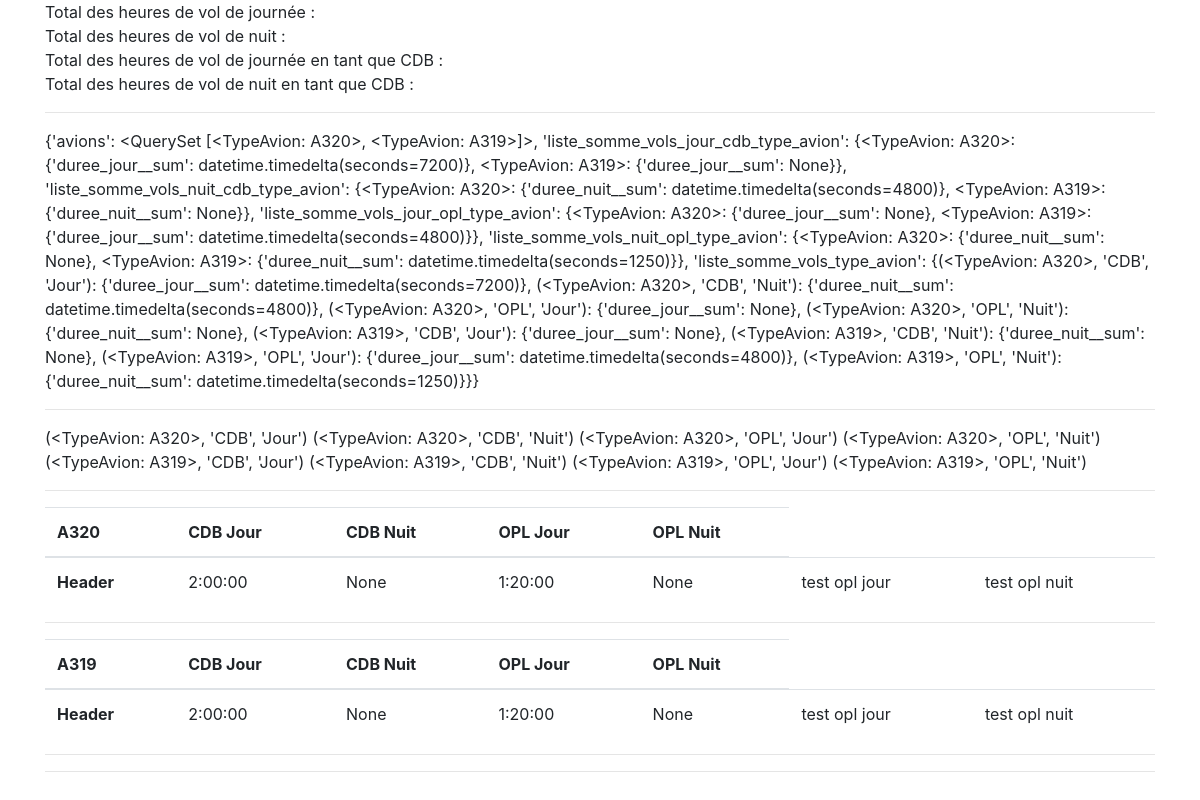
The page /vol/somme on the database as committed earlier.
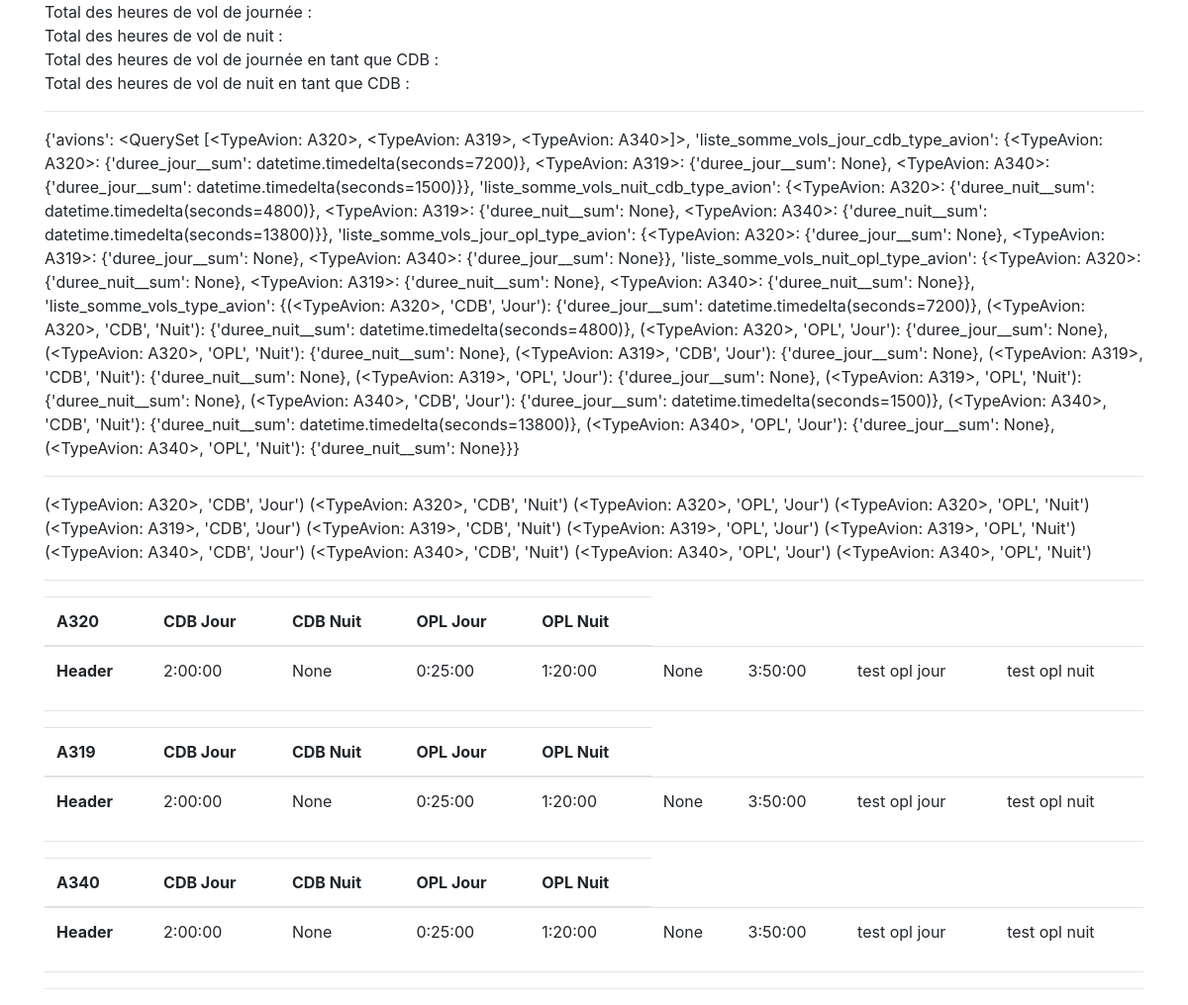
The same page on the database as committed later.
### vol/models.py (models this page shows)
class TypeAvion(models.Model):
    NOMBRE_MOTEURS = (
        ('1','Monomoteur'),
        ('2','Multimoteurs'),
    )
    type_avion = models.CharField(
        verbose_name = 'Type d\'avion',
        max_length  = 255,
    )
    nb_moteurs = models.CharField(
        choices = NOMBRE_MOTEURS,
        max_length = 25,
        verbose_name = 'Nombre de moteurs',
       )
    def __str__(self):
        return self.type_avion

### vol/views.py (the view)
def somme(request):
    avions = TypeAvion.objects.all()
    liste_somme_vols_jour_cdb_type_avion = {}
    liste_somme_vols_nuit_cdb_type_avion = {}
    liste_somme_vols_jour_opl_type_avion = {}
    liste_somme_vols_nuit_opl_type_avion = {}
    liste_somme_vols_type_avion = {}
    for modele_avion in avions:
        somme_vols_jour_cdb = Vol.objects.filter(poste="CDB", immatriculation__type_avion__type_avion=modele_avion).aggregate(Sum('duree_jour'))
        somme_vols_nuit_cdb = Vol.objects.filter(poste="CDB", immatriculation__type_avion__type_avion=modele_avion).aggregate(Sum('duree_nuit'))
        somme_vols_jour_opl = Vol.objects.filter(poste="OPL", immatriculation__type_avion__type_avion=modele_avion).aggregate(Sum('duree_jour'))
        somme_vols_nuit_opl = Vol.objects.filter(poste="OPL", immatriculation__type_avion__type_avion=modele_avion).aggregate(Sum('duree_nuit'))
        liste_somme_vols_jour_cdb_type_avion[modele_avion] = somme_vols_jour_cdb
        liste_somme_vols_nuit_cdb_type_avion[modele_avion] = somme_vols_nuit_cdb
        liste_somme_vols_jour_opl_type_avion[modele_avion] = somme_vols_jour_opl
        liste_somme_vols_nuit_opl_type_avion[modele_avion] = somme_vols_nuit_opl
        liste_somme_vols_type_avion[(modele_avion,"CDB","Jour")] = somme_vols_jour_cdb
        liste_somme_vols_type_avion[(modele_avion,"CDB","Nuit")] = somme_vols_nuit_cdb
        liste_somme_vols_type_avion[(modele_avion,"OPL","Jour")] = somme_vols_jour_opl
        liste_somme_vols_type_avion[(modele_avion,"OPL","Nuit")] = somme_vols_nuit_opl
    data = {
        'avions':avions,
        'liste_somme_vols_jour_cdb_type_avion': liste_somme_vols_jour_cdb_type_avion,
        'liste_somme_vols_nuit_cdb_type_avion': liste_somme_vols_nuit_cdb_type_avion,
        'liste_somme_vols_jour_opl_type_avion': liste_somme_vols_jour_opl_type_avion,
        'liste_somme_vols_nuit_opl_type_avion': liste_somme_vols_nuit_opl_type_avion,
        'liste_somme_vols_type_avion': liste_somme_vols_type_avion,
    }
    return render(request, 'vol/somme.html', {'data': data})

### vol/templates/vol/somme.html (shortened to what this page needs)
<!doctype html>
<html>
    <head>
        <link rel="stylesheet" href="https://stackpath.bootstrapcdn.com/bootstrap/4.1.3/css/bootstrap.min.css">
        <link rel="stylesheet" href="https://use.fontawesome.com/releases/v5.6.1/css/all.css">
    </head>
    <body>
    <div class="container">
        Total des heures de vol de journée : {{ data.somme_vols_jours.duree_jour__sum }}<br>
        Total des heures de vol de nuit : {{ data.somme_vols_nuit.duree_nuit__sum }}<br>
        Total des heures de vol de journée en tant que CDB : {{ data.somme_vols_jour_cdb.duree_jour__sum }}<br>
        Total des heures de vol de nuit en tant que CDB : {{ data.somme_vols_nuit_cdb.duree_nuit__sum }}<br>
        <hr>
        {{ data }}
        <hr>
        {% for liste in data.liste_somme_vols_type_avion %}
            {{ liste }}
        {% endfor %}
        <hr>
        {% for liste in data.avions %}
            <table class="table">
                <thead>
                    <tr>
                        <th>{{ liste }}</th>
                        <th>CDB Jour</th>
                        <th>CDB Nuit</th>
                        <th>OPL Jour</th>
                        <th>OPL Nuit</th>
                    </tr>
                </thead>
                <tbody>
                    <tr>
                        <th>Header</th>
                        {% for key, values in data.liste_somme_vols_jour_cdb_type_avion.items %}
                        <td>{{ values.duree_jour__sum }}</td>
                        {% endfor %}
                        {% for key, values in data.liste_somme_vols_nuit_cdb_type_avion.items %}
                        <td>{{ values.duree_nuit__sum }}</td>
                        {% endfor %}
                        <td>test opl jour</td>
                        <td>test opl nuit</td>
                    </tr>
                </tbody>
            </table>
            <hr>
        {% endfor %}
        <hr>
    </div>
    </body>
</html>

Rows that differ between the two databases and show on the page:
computed for TypeAvion "(<TypeAvion: A320>, 'CDB', 'Jour')": type_avion.type_avion "…<QuerySet [<TypeAvion: A320>, <TypeAvion: A319>]>, 'liste_somme_vols_jour_cdb_type_avion': {<TypeAvion: A320>: {'duree_jour__sum': datetime.timedelta(seconds=7200)}, <TypeAvion: A319>: {'duree_jour__sum': None}}, 'liste_somme_vols_nuit_cdb_type_avion': {<TypeAvion: A320>: {'duree_nuit__sum': datetime.timedelta(seconds=4800)}, <TypeAvion: A319>: {'duree_nuit__sum': None}}, 'liste_somme_vols_jour_opl_type_avion': {<TypeAvion: A320>: {'duree_jour__sum': None}, <TypeAvion: A319>: {'duree_jour__sum': datetime.timedelta(seconds=4800)}}, 'liste_somme_vols_nuit_opl_type_avion': {<TypeAvion: A320>: {'duree_nuit__sum': None}, <TypeAvion: A319>: {'duree_nuit__sum': datetime.timedelta(seconds=1250)}},…" → "…<QuerySet [<TypeAvion: A320>, <TypeAvion: A319>, <TypeAvion: A340>]>, 'liste_somme_vols_jour_cdb_type_avion': {<TypeAvion: A320>: {'duree_jour__sum': datetime.timedelta(seconds=7200)}, <TypeAvion: A319>: {'duree_jour__sum': None}, <TypeAvion: A340>: {'duree_jour__sum': datetime.timedelta(seconds=1500)}}, 'liste_somme_vols_nuit_cdb_type_avion': {<TypeAvion: A320>: {'duree_nuit__sum': datetime.timedelta(seconds=4800)}, <TypeAvion: A319>: {'duree_nuit__sum': None}, <TypeAvion: A340>: {'duree_nuit__sum': datetime.timedelta(seconds=13800)}}, 'liste_somme_vols_jour_opl_type_avion': {<TypeAvion: A320>: {'duree_jour__sum': None}, <TypeAvion: A319>: {'duree_jour__sum': None}, <TypeAvion: A340>:…"
added TypeAvion: type_avion "(<TypeAvion: A340>, 'CDB', 'Jour')", type_avion "(<TypeAvion: A340>, 'CDB', 'Nuit')", type_avion "(<TypeAvion: A340>, 'OPL', 'Jour')", type_avion "(<TypeAvion: A340>, 'OPL', 'Nuit')", duree_jour__sum "0:25:00", duree_nuit__sum "3:50:00", type_avion "A340", TypeAvion (duree_jour__sum "2:00:00", duree_nuit__sum "1:20:00"), TypeAvion (duree_jour__sum "None", duree_nuit__sum "None")
